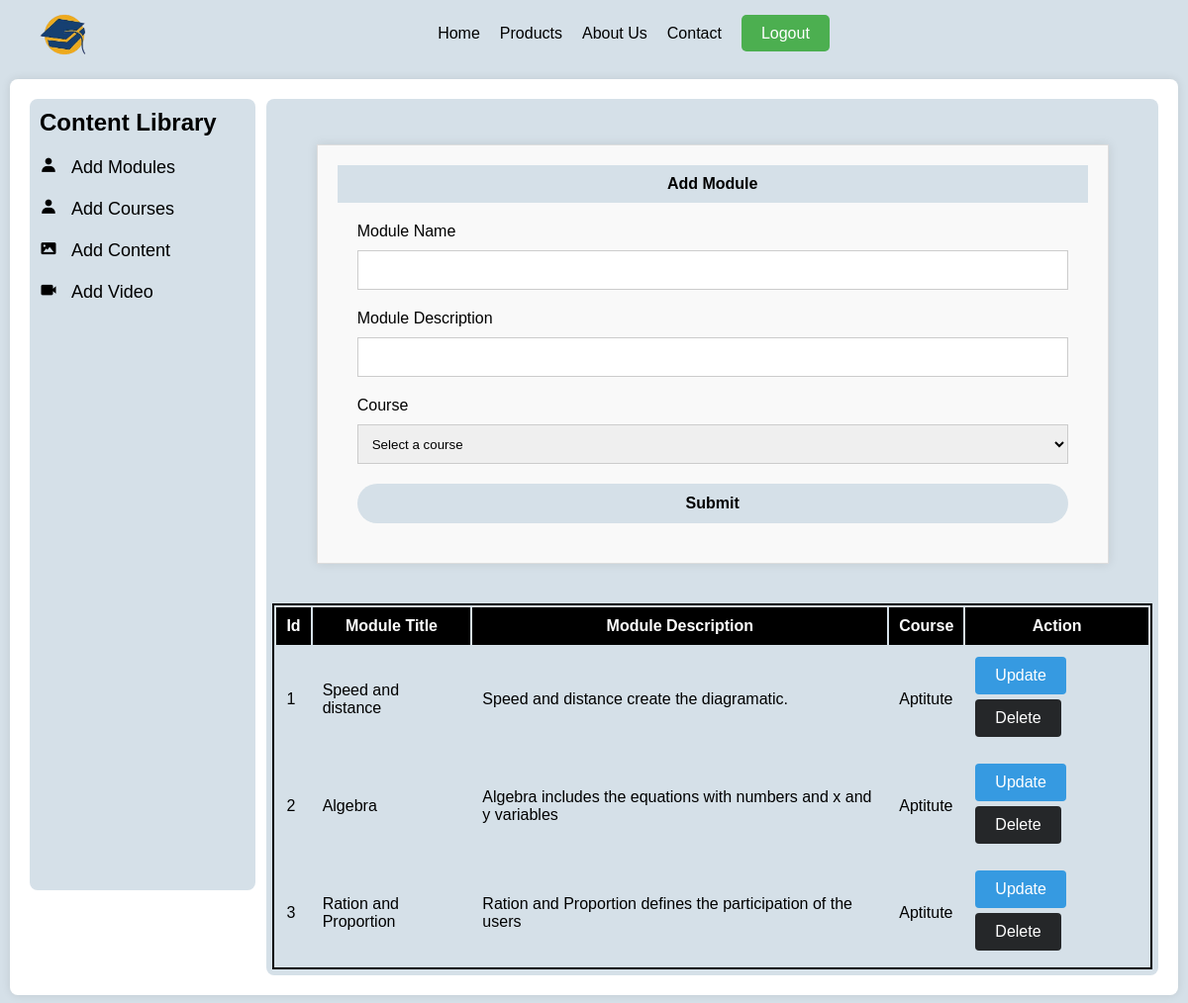
The page /add_module (signed in) on the database its author committed.
### model.py (models this page shows)
class Module(database.Model):
    id = database.Column(database.Integer, primary_key=True, autoincrement=True)
    title = database.Column(database.String(100), nullable=False)
    description = database.Column(database.String(300), nullable=False)
    course_id = database.Column(database.Integer, database.ForeignKey('course.id'), nullable=False)
    course = database.relationship('Course', backref='modules')

class Course(database.Model):
    id = database.Column(database.Integer, primary_key= True, autoincrement=True)
    ctitle = database.Column(database.String(100), nullable= False)
    cdescription = database.Column(database.String(300), nullable= False)
    cdate = database.Column(database.DateTime, nullable=False)

### app.py (the view)
@app.route('/add_module', methods=['GET', 'POST'])
def add_module():
    if 'role' not in session or session['role'] != 'teacher':
        flash('You do not have access to this page.', 'danger')
        return redirect('/login')
    if request.method == "POST":
        modtitle = request.form.get('title')
        moddescription = request.form.get('description')
        mcourse = request.form.get('course')
        modadd = Module(title=modtitle, description=moddescription, course_id=mcourse)
        database.session.add(modadd)
        database.session.commit()
        return redirect("/add_module")
    else:
        allModule = Module.query.all()
        courses = Course.query.with_entities(Course.id, Course.ctitle).all()
        return render_template("add_module.html", allModule=allModule, courses=courses)

### templates/add_module.html (shortened to what this page needs)
{% extends "parent.html" %}
{% block main %}
<div class="col-8">
  <div class="contact-container">
    <div class="contact-header">
      <h4>Add Module</h4>
    </div>
    <form class="contact-form" action="/add_module" method="post">
      <label for="title">Module Name</label>
      <input type="text" id="title" name="title">
      <label for="description">Module Description</label>
      <input type="text" id="description" name="description">
      <label for="course">Course</label>
      <select name="course" id="course">
        <option value="">Select a course</option>
      </select>
      <button type="submit" name="submit">Submit</button>
    </form>
  </div>
  <div class="container">
    <table class="table text-center border border-dark">
      <thead>
        <tr>
          <th scope="col" class="bg-dark text-light">Id</th>
          <th scope="col" class="bg-dark text-light">Module Title</th>
          <th scope="col" class="bg-dark text-light">Module Description</th>
          <th scope="col" class="bg-dark text-light">Course</th>
          <th scope="col" class="bg-dark text-light">Action</th>
        </tr>
      </thead>
      <tbody>
        {% for module in allModule %}
        <tr>
          <td scope="row">{{module.id}}</td>
          <td>{{module.title}}</td>
          <td>{{module.description}}</td>
          <td>{{module.course.ctitle}}</td>
          <td>
            <a href="/modupdate?id={{module.id}}" class="btn btn-primary">Update</a>
            <a href="/moddelete?id={{module.id}}" class="btn btn-secondary">Delete</a>
          </td>
        </tr>
        {% endfor %}
      </tbody>
    </table>
  </div>
</div>
{% endblock main %}

### static/css/style.css (style rules this page uses)
* { margin: 0; padding: 0; box-sizing: border-box; font-family: "Poppins", sans-serif; }
body { display: flex; flex-direction: column; min-height: 100vh; background: #d5e0e8; }
.col-8 { width: 79%; float: right; padding: 6px; border-radius: 8px; background-color: #d5e0e8; }
.btn-primary { display: inline-block; padding: 10px 20px; background-color: #369ae1; color: #fff; border: none; border-radius: 4px; cursor: pointer; margin-bottom: 5px; }
.btn-secondary { display: inline-block; padding: 10px 20px; background-color: rgb(37, 39, 41); color: #fff; border: none; border-radius: 4px; cursor: pointer; margin-bottom: 5px; }
td a { text-decoration: none; }
.container { max-width: 1200px; margin: 0 auto; }
.contact-container { max-width: 800px; margin: 40px auto; padding: 20px; background-color: #f9f9f9; border: 1px solid #ddd; box-shadow: 0 0 10px rgba(0, 0, 0, 0.1); }
.contact-header { background-color: #d5e0e8; color: #000; padding: 10px; text-align: center; }
.contact-form { padding: 20px; }
.contact-form label { display: block; margin-bottom: 10px; }
.contact-form input[type="text"], .contact-form input[type="email"], .contact-form input[type="date" i], .contact-form input[type="file" i],select { width: 100%; height: 40px; margin-bottom: 20px; padding: 10px; border: 1px solid #ccc; }
.contact-form button[type="submit"] { width: 100%; height: 40px; background-color: #d5e0e8; color: #000; border-radius: 20px; border: none; padding: 10px; font-size: 16px; font-weight: bold; cursor: pointer; }
table { border: 2px solid #000; }
td { padding: 10px; }
th { padding: 10px; background-color: #000; color: #fff; }

### rows shown on the page
Module: id "1", title "Speed and distance", description "Speed and distance create the diagramatic.", course.ctitle "Aptitute"
Module: id "2", title "Algebra", description "Algebra includes the equations with numbers and x and y variables", course.ctitle "Aptitute"
Module: id "3", title "Ration and Proportion", description "Ration and Proportion defines the participation of the users", course.ctitle "Aptitute"
